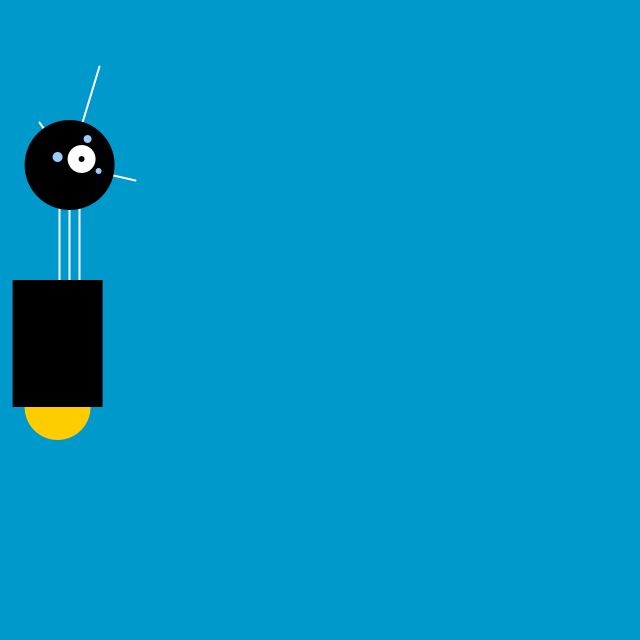
Frame 1 (no input)
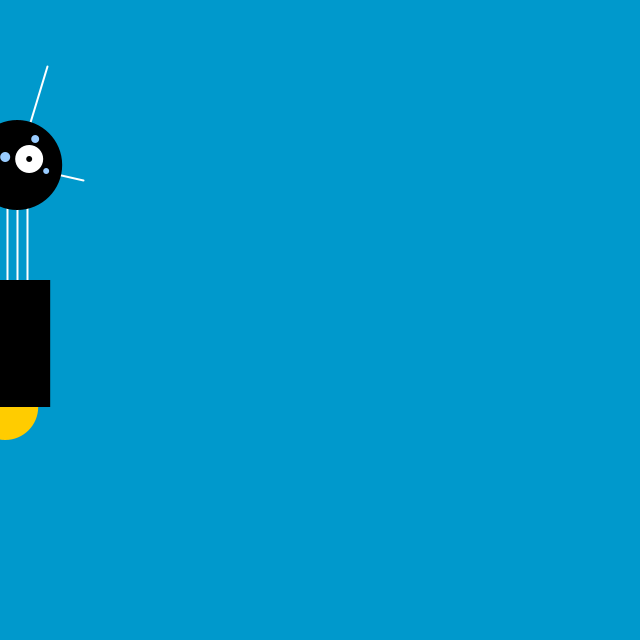
Frame 60 (the mouse pressed at the canvas centre just before this capture)
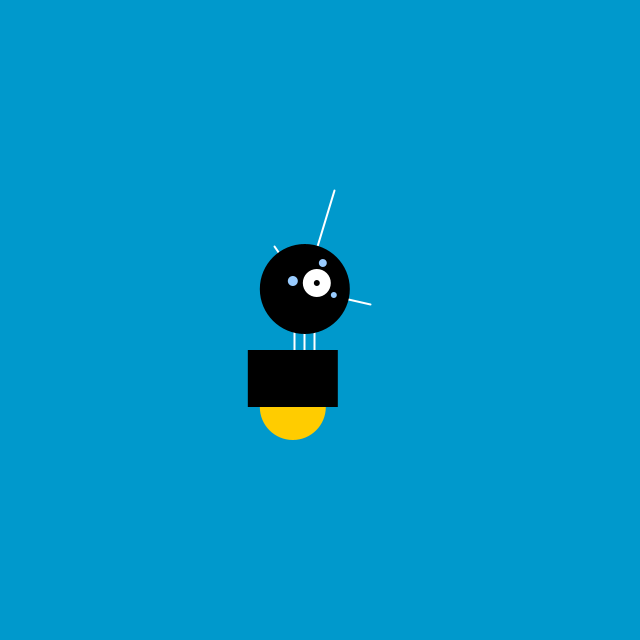
Frame 120 (the mouse held since frame 60 and released just before this capture)

The Processing sketch that drew these frames (run headless with seeded random() and noise(); from frame 60 on, the mouse is pressed at the canvas centre):

// Processing sketch: sketch_robot3
// ── sketch_robot3.pde
/**************************************************
関数説明　------------------------------------------
１．Window
・size(x, y)　…　Windowの描写

２．図形
・point(x, y)　…　点（位置指定）
・line(x1, y1, x2, y2)　…　線（始終点指定)
・rect(x, y, width, height)　…　長方形（x,y,幅,高さ）
・triangle(x1, y1, x2, y2, x3, y3)　…　三角形（3点指定）
・quad(x1, y1, x2, y2, x3, y3, x4, y4)　…　四角形（4点指定）
・ellipse(x, y, width, height)　…　円（x,y,幅,高さ)
・arc(x, y, width, height, 始点角度, 終点角度)　…　円（x,y,幅,高さ,始点角度,終点角度）

３．線・角の種類
・strokeWeight(size)　…　線の太さ
・strokeCap(type)　…　端の種類を指定
　　　SQUARE　…　直角の端
　　　PROJECT　…　突き出た端
　　　ROUND　…　丸い端
・strokeJoin(type)　…　角の種類を指定
　　　ROUND　…　丸い角
　　　BEVEL　…　斜めの角
　　　MITER　…　直角

４．描写モード
・描写関数 + Mode(type)　…　描写モードの指定
　以下は円の場合の例
　　　ellipseMode(CORNER)　…　描写の基準点を角にする
　※モードは種類が多いのでリファレンス参照とのこと。

５．色
・background(r,g,b)　…　背景色
・fill(r,g,b,transparency)　…　図形内の色
・stroke(r,g,b,transparency)　…　線の色
・noFill()　…　図形の塗りつぶしをしない
・noStroke()　…　線を描写しない

６．図形の生成
・beginShape()　…　図形描写の開始合図
・endShape(type)　…　図形描写の終了合図
　　　指定なし　…　図形を閉じない
　　　CLOSE　…　図形を閉じる
・vertex(x,y)　…　図形描写するための各点を指定
**************************************************/

/* 初期処理 */
float x = 60;
float y = 440;
int radius = 45;
int neckHeight = 70;
int bodyHeight = 160;

float easing = 0.04;

void setup() {
  size(640, 640);             // Window を描写
  ellipseMode(RADIUS);        // 描写モードを？
}

void draw() {
  strokeWeight(2);

  // 横方向の位置を決定
  int targetX = mouseX;
  x += (targetX - x) * easing;

  // ロボットのサイズを決定
  if (mousePressed) {
    neckHeight = 16;
    bodyHeight = 90;
  } else {
    neckHeight = 70;
    bodyHeight = 160;
  } 
  float neckY = y - bodyHeight - neckHeight - radius;
  
  // 背景色
  background(0, 153, 204);
  
  // 首
  stroke(255);                             // 線を白に
  line(x+2, y-bodyHeight, x+2, neckY);     // 線左
  line(x+12, y-bodyHeight, x+12,neckY);    // 線中央
  line(x+22, y-bodyHeight, x+22, neckY);   // 線右
  
  // アンテナ
  line(x+12, neckY, x-18, neckY-43);       // 線左
  line(x+12, neckY, x+42, neckY-99);       // 線中央
  line(x+12, neckY, x+78, neckY+15);       // 線右
  
  // 胴体
  noStroke();                              // 線なし
  fill(255, 204, 0);                       // 塗りつぶしをオレンジに
  ellipse(x, y-33, 33, 33);                // 円半重力
  fill(0);                                 // 塗りつぶしを黒に
  rect(x-45, y-bodyHeight, 90, bodyHeight-33);   // 四角形胴体
  
  // 頭
  fill(0);                                 // 塗りつぶしを黒に
  ellipse(x+12, neckY, radius, radius);    // 円頭
  fill(255);                               // 塗りつぶしを白に
  ellipse(x+24, neckY-6, 14, 14);          // 円目
  fill(0);                                 // 塗りつぶしを黒に
  ellipse(x+24, neckY-6, 3, 3);            // 円瞳孔
  fill(153, 204, 255);                     // 塗りつぶしを明るい青に
  ellipse(x, neckY-8, 5, 5);               // 円小さな目左
  ellipse(x+30, neckY-26, 4, 4);           // 円小さな目中央
  ellipse(x+41, neckY+6, 3, 3);            // 円小さな目右
}
